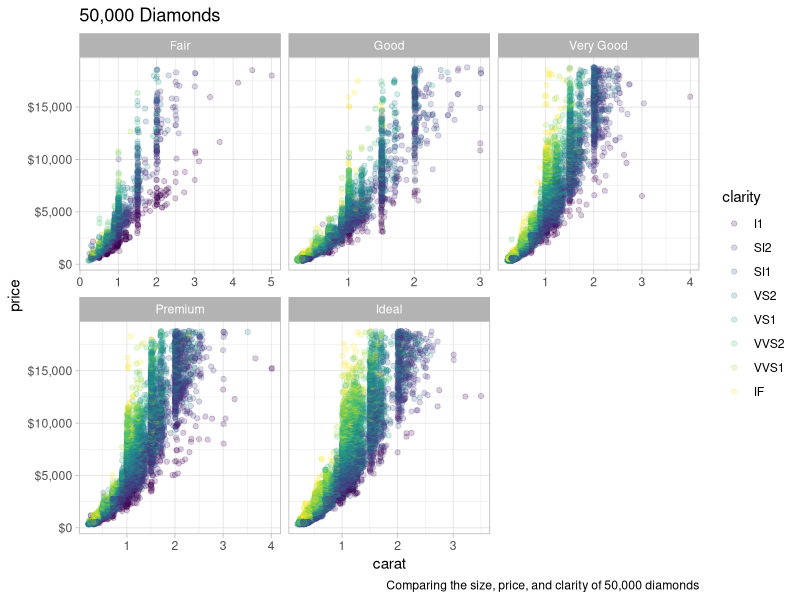

Source code (R):
## ---- chunk 1
knitr::opts_chunk$set(echo = TRUE)
## ---- chunk 2
library(dplyr)
library(ggplot2)
library(magrittr)
library(scales)

diamonds %>%
  ggplot(aes(carat, price, color = clarity)) +
  geom_point(alpha = 0.2) +
  facet_wrap( ~ cut, scales = "free_x") +
  theme_light() + 
  scale_y_continuous(labels = scales::dollar_format()) +
  labs(
    title = "50,000 Diamonds",
    caption = "Comparing the size, price, and clarity of 50,000 diamonds"
  )
